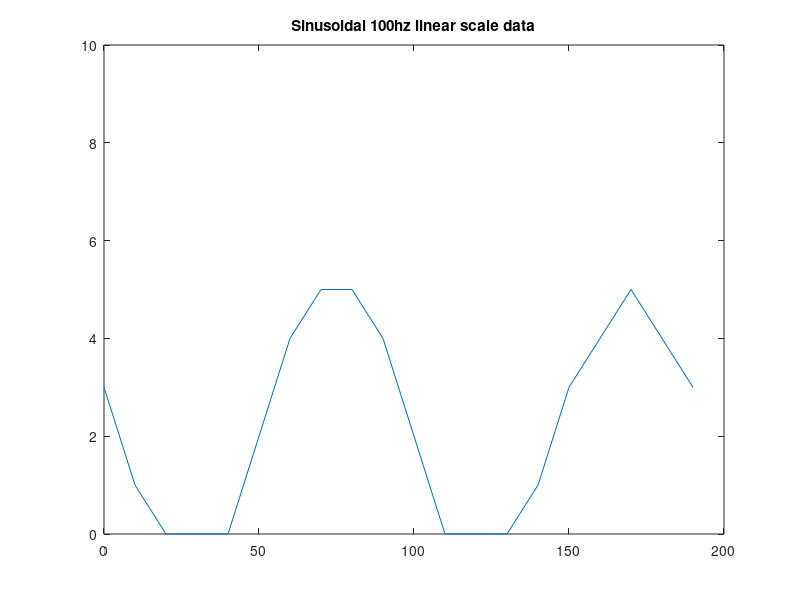
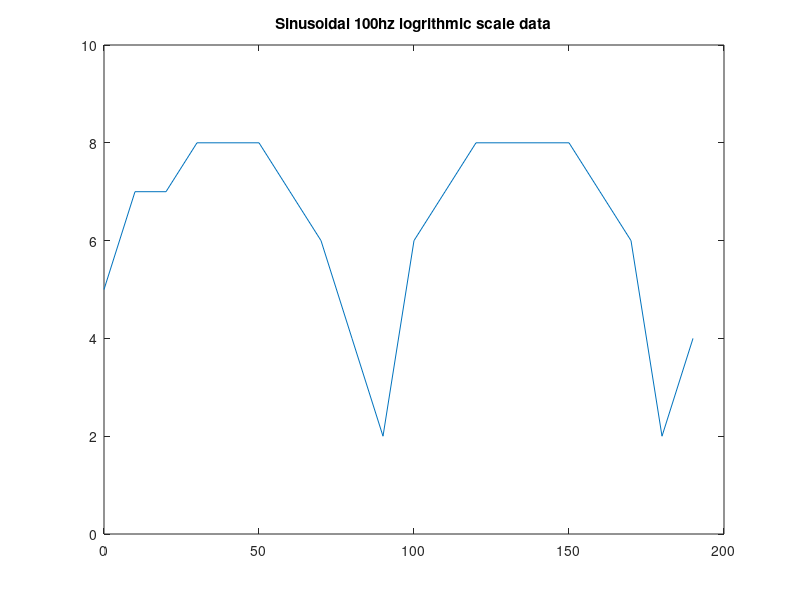
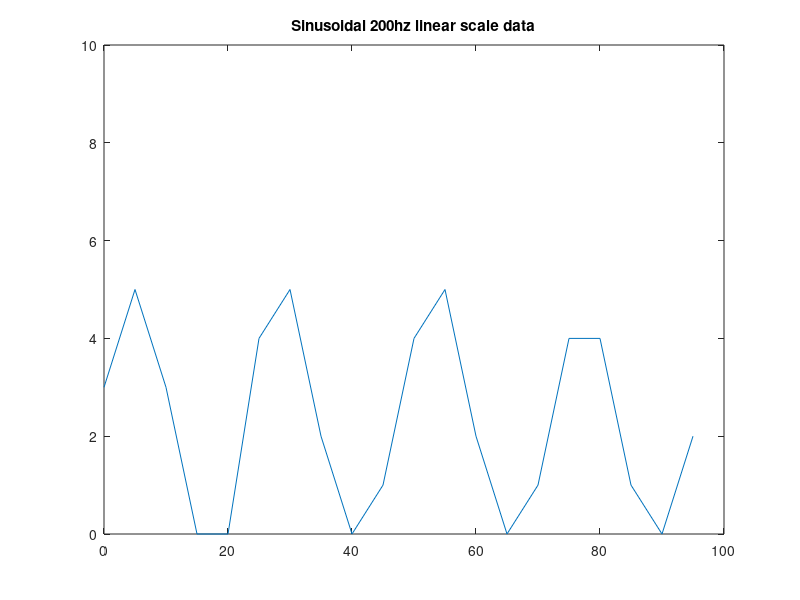
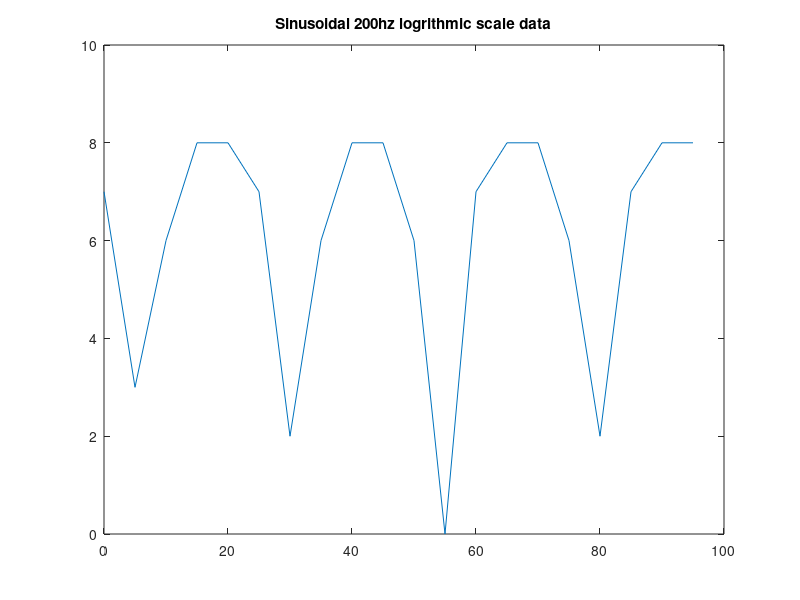

These charts were generated, in order, by the following MATLAB code:
clear
sin100hzlin = [3	1	0	0	0	2	4	5	5	4	2	0	0	0	1	3	4	5	4	3];
sin100hzlog = [5	7	7	8	8	8	7	6	4	2	6	7	8	8	8	8	7	6	2	4];

sin200hzlin = [3	5	3	0	0	4	5	2	0	1	4	5	2	0	1	4	4	1	0	2];
sin200hzlog = [7	3	6	8	8	7	2	6	8	8	6	0	7	8	8	6	2	7	8	8];

square100hzlin = [0	5	5	5	5	5	0	0	0	0	0	5	5	5	5	0	0	0	0	0];
sawtooth100hzlin = [0	1	1	2	2	3	3	4	4	0	0	1	1	2	2	3	3	4	4	0];

figure(1)
plot(0:10:190, sin100hzlin)
ylim([0 10])
title("Sinusoidal 100hz linear scale data")

figure(2)
plot(0:10:190, sin100hzlog)
ylim([0 10])
title("Sinusoidal 100hz logrithmic scale data")


figure(3)
plot(0:5:190/2, sin200hzlin)
ylim([0 10])
title("Sinusoidal 200hz linear scale data")


figure(4)
plot(0:5:190/2, sin200hzlog)
ylim([0 10])
title("Sinusoidal 200hz logrithmic scale data")


figure(5)
plot(0:10:190, square100hzlin)
ylim([0 10])
title("Square 100hz linear scale data")


figure(6)
plot(0:10:190, sawtooth100hzlin)
ylim([0 10])
title("Sawtooth 100hz linear scale data")
